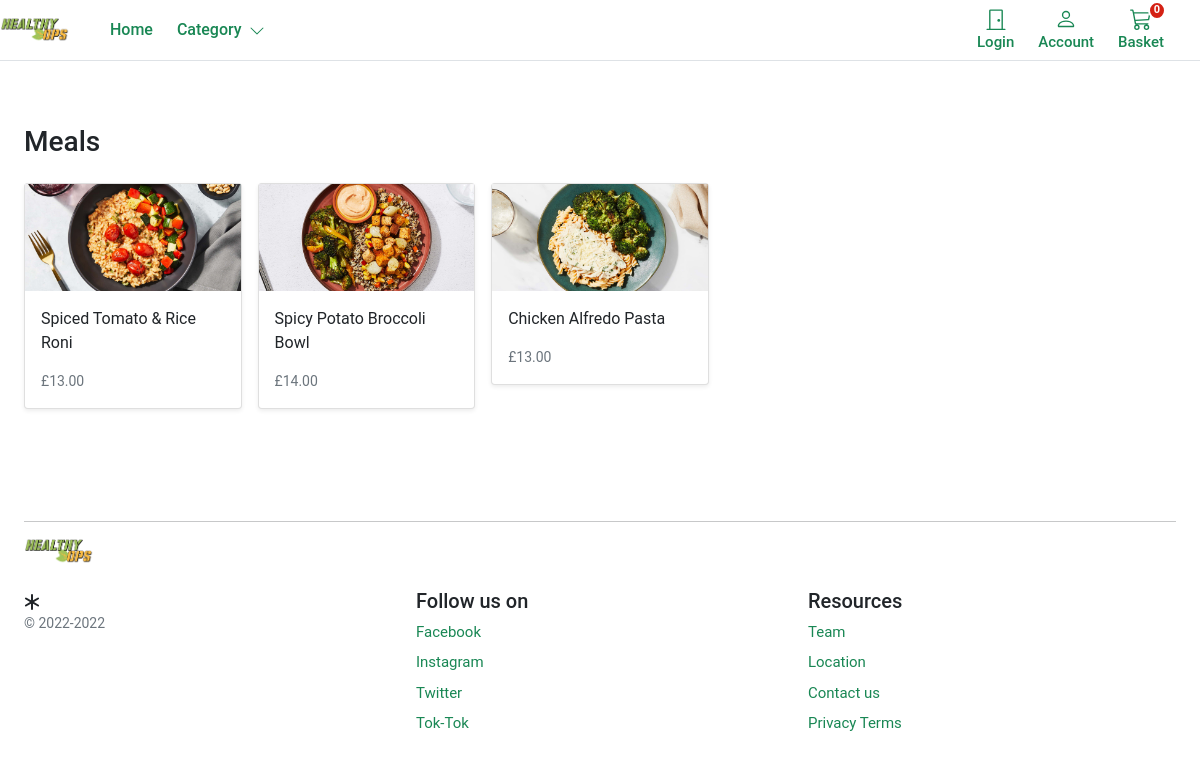
Page /shop/vegan/ on the committed database.
### store/models.py (models this page shows, shortened)
class Product(models.Model):
    category = models.ForeignKey(Category, related_name='product', on_delete=models.CASCADE)
    created_by = models.ForeignKey(settings.AUTH_USER_MODEL, on_delete=models.CASCADE, related_name='product_creator') #who is this product creator record
    title = models.CharField(max_length=255) # title for product
    author = models.CharField(max_length=255, default='admin') #category of sproduct
    description= models.TextField(blank=True) #discription of the product
    image = models.ImageField(upload_to='images/', default = 'images/default.png') #upload img and allow us to upload
    slug = models.SlugField(max_length=255, unique=True) #
    price = models.DecimalField(max_digits=4, decimal_places=2)
    vegan = models.BooleanField(default=True)
    keto= models.BooleanField (default=True)
    lowCarb= models.BooleanField (default=True) #manages stock of product stock or out of stock
    in_stock = models.BooleanField(default=True)
    is_active = models.BooleanField(default=True)
    created = models.DateTimeField(auto_now_add=True)#used when we add a product
    updated = models.DateTimeField(auto_now=True)#used when we update a product and we want record
    objects = models.Manager()
    products = ProductManager()
    class Meta:
        verbose_name_plural = 'Products'#how we want to order products and details
        ordering = ('-created',)
    def get_absolute_url(self):
        return reverse('store:product_detail', args=[self.slug])

### store/views.py (the view)
# urls.py: path('shop/<slug:category_slug>/', views.category_list, name='category_list'), #this is the filte by category ex. keto
def category_list(request, category_slug=None):
    category = get_object_or_404(Category, slug=category_slug)
    products = Product.objects.filter(category=category)
    return render(request, 'store/products/category.html', {'category': category, 'products': products})

### basket/basket.py (called while the page is built)
    def __len__(self):
        return sum(item['qty'] for item in self.basket.values())

### basket/context_processors.py (called while the page is built)
def basket(request):
    return {'basket': Basket(request)}

### store/context_processors.py (called while the page is built)
def categories(request):
    return {
        'categories': Category.objects.all()
    }

### store/models.py (called while the page is built)
    def get_absolute_url(self):
        return reverse('store:category_list', args=[self.slug])

### templates/store/products/category.html (shortened to what this page needs)
{% extends "../base.html" %}
{% load static %}
{% block content %}
<main>
  <div class="container">
    <div class="row">
      <div class="album py-5">
        <div class="pb-3"><h1 class="h3">Meals</h1></div>
        <div class="row row-cols-1 row-cols-sm-2 row-cols-md-5 g-3">
        {% for product in products %}
        <div class="col">
          <div class="card shadow-sm">
          <img class="img-fluid" alt="Responsive image" src="{{ product.image.url }}">
            <div class="card-body">
              <p class="card-text">
                <a class="text-dark text-decoration-none" href="{{ product.get_absolute_url }}">{{ product.title }}</a>
              </p>
              <div class="d-flex justify-content-between align-items-center">
                <small class="text-muted">£{{product.price}}</small>
              </div>
            </div>
          </div>
        </div>
        {% endfor %}
      </div>
    </div>
  </div>
</main>
{% endblock %}

### static/core/css/base.css (style rules this page uses)
@media (min-width: 1000px) { .container { max-width: 1000px; } }
@media (max-width: 1200px) { .container { max-width: 100%; padding:0 24px; } }
html, body, p, div { letter-spacing: -0.02px; font-family: 'Roboto', sans-serif; }

### rows in the picture
Product: image (picture), title "Spiced Tomato & Rice Roni", price "13.00"
Product: image (picture), title "Spicy Potato Broccoli Bowl", price "14.00"
Product: image (picture), title "Chicken Alfredo Pasta", price "13.00"
